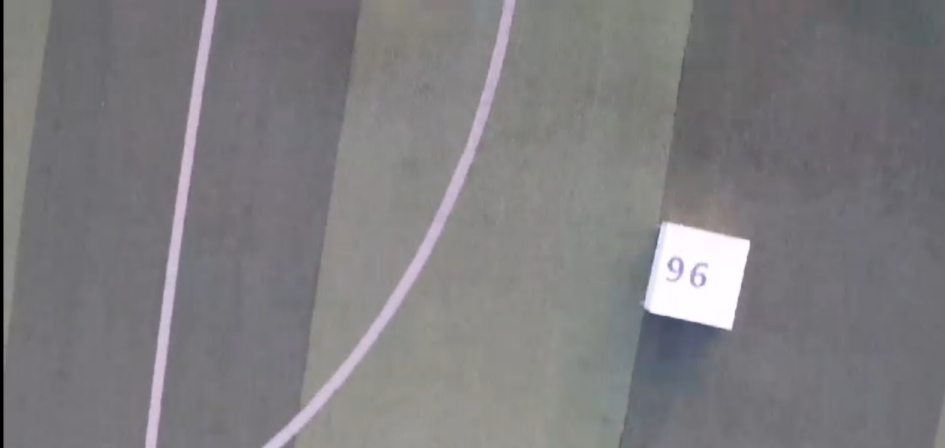
#> input picture Recognition/1.jpg, 1890 x 896 px (shown at 1/2 size)
$ python -i recognition.py   (imports and definitions only)   (older library calls are emulated)
#> lines starting #> are read from the running program, lines starting #| are printed output that depends on the picture; after the words box and inside, x2 and y2 are one past the last pixel; in counts of white or black regions, pixels touching at a corner belong together; long printed decimals are rounded
#> further down, picture is the input picture: shape (896, 1890, 3); mean B, G, R 127, 124.5, 126.1
# -*- coding: utf-8 -*-
import numpy as np
import cv2
from PIL import Image
import math
import prediction
import queue
import time
min_area = 1000
max_area = 10000

def deleteArea(img):
    h = np.size(img, 0)
    w = np.size(img, 1)
    v = np.zeros([h, w])
    thre = 255 * h
    if np.sum(img[:, 0]) == thre:
        q = queue.Queue()
        a = [0, 0]
        v[0, 0] = 1
        q.put(a)
        while not q.empty():
            a = q.get()
            y0 = a[0]
            x0 = a[1]
            img[y0, x0] = 0
            x1 = x2 = y1 = y2 = -1
            if a[0] + 1 < h:
                y1 = a[0] + 1
            if a[0] - 1 >= 0:
                y2 = a[0] - 1
            if a[1] + 1 < w:
                x1 = a[1] + 1
            if a[1] - 1 >= 0:
                x2 = a[1] - 1
            if x1 >= 0:
                if v[y0][x1] == 0 and img[y0][x1] == 255:
                    b = [y0, x1]
                    q.put(b)
                    v[y0][x1] = 1
            if x2 >= 0:
                if v[y0][x2] == 0 and img[y0][x2] == 255:
                    b = [y0, x2]
                    q.put(b)
                    v[y0][x2] = 1
            if y1 >= 0:
                if v[y1][x0] == 0 and img[y1][x0] == 255:
                    b = [y1, x0]
                    q.put(b)
                    v[y1][x0] = 1
            if y2 >= 0:
                if v[y2][x0] == 0 and img[y2][x0] == 255:
                    b = [y2, x0]
                    q.put(b)
                    v[y2][x0] = 1
    if np.sum(img[:, w - 1]) == thre:
        q = queue.Queue()
        a = [0, w - 1]
        v[0, 0] = 1
        q.put(a)
        while not q.empty():
            a = q.get()
            y0 = a[0]
            x0 = a[1]
            img[y0, x0] = 0
            x1 = x2 = y1 = y2 = -1
            if a[0] + 1 < h:
                y1 = a[0] + 1
            if a[0] - 1 >= 0:
                y2 = a[0] - 1
            if a[1] + 1 < w:
                x1 = a[1] + 1
            if a[1] - 1 >= 0:
                x2 = a[1] - 1
            if x1 >= 0:
                if v[y0][x1] == 0 and img[y0][x1] == 255:
                    b = [y0, x1]
                    q.put(b)
                    v[y0][x1] = 1
            if x2 >= 0:
                if v[y0][x2] == 0 and img[y0][x2] == 255:
                    b = [y0, x2]
                    q.put(b)
                    v[y0][x2] = 1
            if y1 >= 0:
                if v[y1][x0] == 0 and img[y1][x0] == 255:
                    b = [y1, x0]
                    q.put(b)
                    v[y1][x0] = 1
            if y2 >= 0:
                if v[y2][x0] == 0 and img[y2][x0] == 255:
                    b = [y2, x0]
                    q.put(b)
                    v[y2][x0] = 1
    return img


def getRo(box):
    ro = np.array([box[0][1], box[1][1], box[2][1], box[3][1]])
    flag_1 = False
    for i in range(1, 4):
        for j in range(0, i):
            if box[i][0] > box[j][0]:
                temp = ro[i]
                ro[i] = ro[j]
                ro[j] = temp
            elif box[i][0] == box[j][0]:
                if not flag_1:
                    flag_1 = True
                else:
                    return 2
    print(ro)
    if ro[3] >= ro[2]:
        return 0 # right
    elif ro[3] < ro[2]:
        return 1  # left

def getNum(img):
    h = np.size(img, 0)
    w = np.size(img, 1)
    flag = 0
    flag_1 = False # check the first number
    flag_2 = False # check the second number
    for i in range(w):
        if flag_2:
            print("flag is ", flag)
            if flag < 4:
                img_1 = img[:, flag: i]
            else:
                img_1 = img[:, flag - 2: i]
            img_2 = img[:, i: w]
            return img_1, img_2
        if np.sum(img[:, i]) == 0:
            if flag_1:
                flag_2 = True
        if np.sum(img[:, i]) != 0:
            if not flag_1:
                flag = i
            flag_1 = True
    return img


def convertBW(img):
    h = np.size(img, 0)
    w = np.size(img, 1)
    for i in range(h):
        for j in range(w):
            if img[i][j] == 0:
                img[i][j] = 255
            else:
                img[i][j] = 0
    return img
'''旋转图像并剪裁'''
def rotate(
        img,  # 图片
        pt1, pt2, pt3, pt4
):

    withRect = math.sqrt((pt4[0] - pt1[0]) ** 2 + (pt4[1] - pt1[1]) ** 2)  # 矩形框的宽度
    heightRect = math.sqrt((pt1[0] - pt2[0]) ** 2 + (pt1[1] - pt2[1]) **2)

    angle = math.acos((pt4[0] - pt1[0]) / withRect) * (180 / math.pi)  # 矩形框旋转角度

    if pt4[1]<=pt1[1]:
        angle = -angle
    print('angle is  ', angle)
    height = img.shape[0]  # 原始图像高度
    width = img.shape[1]   # 原始图像宽度
    rotateMat = cv2.getRotationMatrix2D((width / 2, height / 2), angle, 1)  # 按angle角度旋转图像
    widthNew = int(width * math.fabs(math.sin(math.radians(angle))) + height * math.fabs(math.cos(math.radians(angle))))
    heightNew = int(height * math.fabs(math.sin(math.radians(angle))) + width * math.fabs(math.cos(math.radians(angle))))

    rotateMat[0, 2] += (widthNew - width) / 2
    rotateMat[1, 2] += (heightNew - height) / 2
    imgRotation = cv2.warpAffine(img, rotateMat, (widthNew, heightNew), borderValue=(255, 255, 255))

    # 旋转后图像的四点坐标
    [[pt1[0]], [pt1[1]]] = np.dot(rotateMat, np.array([[pt1[0]], [pt1[1]], [1]]))
    [[pt3[0]], [pt3[1]]] = np.dot(rotateMat, np.array([[pt3[0]], [pt3[1]], [1]]))
    [[pt2[0]], [pt2[1]]] = np.dot(rotateMat, np.array([[pt2[0]], [pt2[1]], [1]]))
    [[pt4[0]], [pt4[1]]] = np.dot(rotateMat, np.array([[pt4[0]], [pt4[1]], [1]]))

    # 处理反转的情况
    if pt2[1]>pt4[1]:
        pt2[1],pt4[1]=pt4[1],pt2[1]
    if pt1[0]>pt3[0]:
        pt1[0],pt3[0]=pt3[0],pt1[0]

    imgOut = imgRotation[int(pt2[1]):int(pt4[1]), int(pt1[0]):int(pt3[0])]
    image = Image.fromarray(np.uint8(imgOut))

    return image  # rotated image


def drawRect(img,pt1,pt2,pt3,pt4,color,lineWidth):
    cv2.line(img, pt1, pt2, color, lineWidth)
    cv2.line(img, pt2, pt3, color, lineWidth)
    cv2.line(img, pt3, pt4, color, lineWidth)
    cv2.line(img, pt1, pt4, color, lineWidth)

def pointLimit(point):
    if point[0] < 0:
        point[0] = 0
    if point[1] < 0:
        point[1] = 0


def imreadex(filename):
    return cv2.imdecode(np.fromfile(filename, dtype=np.uint8), cv2.IMREAD_COLOR)

def getResult(img):
    img_h, img_w = img.shape[:2]
#> img_h = 896; img_w = 1890
    gray = cv2.cvtColor(img, cv2.COLOR_BGR2GRAY)
    gradX = cv2.Sobel(gray, ddepth=cv2.CV_32F, dx=1, dy=0, ksize=-1)
    gradY = cv2.Sobel(gray, ddepth=cv2.CV_32F, dx=0, dy=1, ksize=-1)
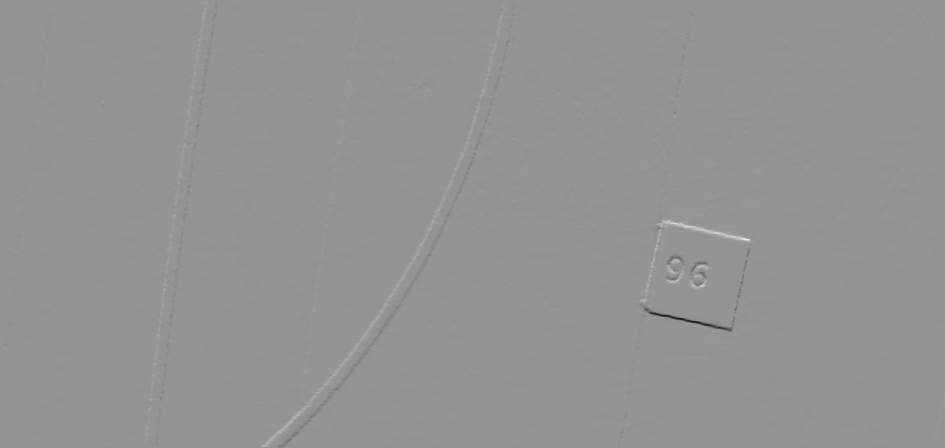
#> gradY: shape (896, 1890) float32 (shown at 1/2 size); min -1479, max 1065, mean 0.5; drawn with min black and max white
    gradient = cv2.subtract(gradX, gradY)
    gradient = cv2.convertScaleAbs(gradient)
    (_, thresh) = cv2.threshold(gradient, 220, 255, cv2.THRESH_BINARY)
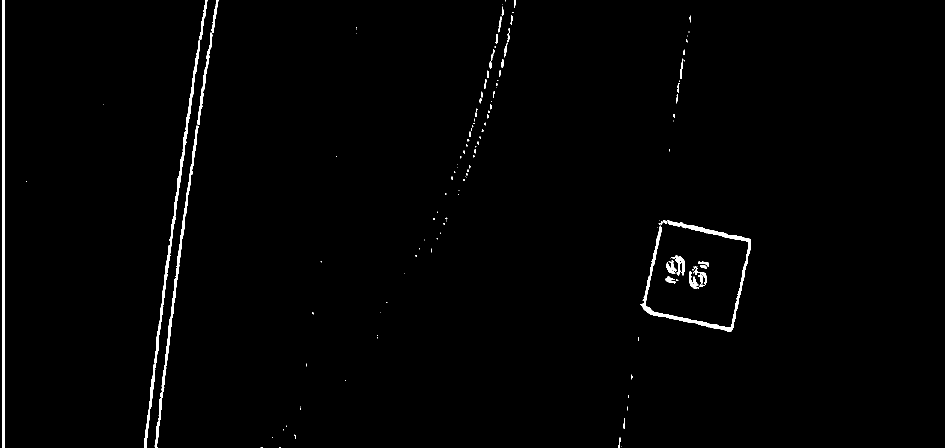
#> thresh: shape (896, 1890) (shown at 1/2 size); 1.1% white; 144 white regions (96 under 20 px), largest, box (x1, y1, x2, y2) and area: (1281, 440, 1502, 663) 4207, (289, 80, 400, 896) 3702, (5, 0, 9, 896) 3584
    kernel = cv2.getStructuringElement(cv2.MORPH_RECT, (21, 7))
    closed = cv2.morphologyEx(thresh, cv2.MORPH_CLOSE, kernel)
#> closed: shape (896, 1890); 2.6% white; 78 white regions (51 under 20 px), largest, box (x1, y1, x2, y2) and area: (289, 0, 437, 896) 23251, (0, 0, 9, 896) 8064, (1281, 440, 1502, 663) 4556
    closed = cv2.erode(closed, None, iterations=4)
#> closed: shape (896, 1890); 1.3% white; 10 white regions (2 under 20 px), largest, box (x1, y1, x2, y2) and area: (293, 0, 432, 896) 15102, (0, 0, 5, 896) 4480, (1337, 516, 1413, 573) 1726
    closed = cv2.dilate(closed, None, iterations=4)
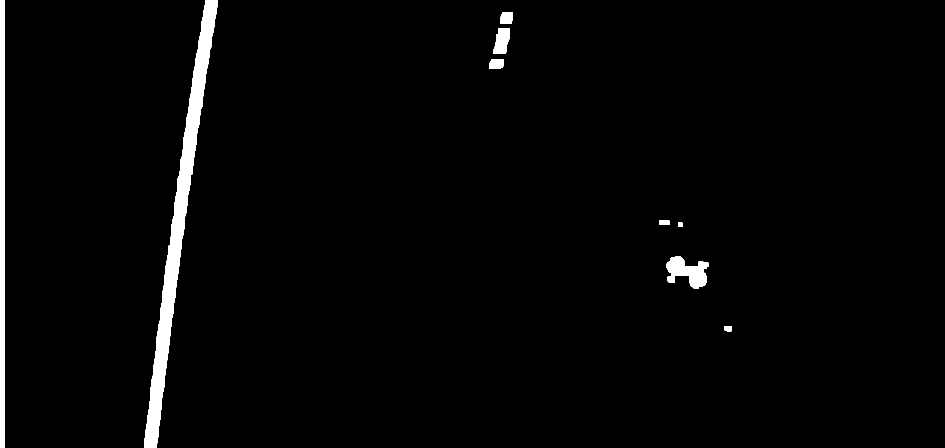
#> closed: shape (896, 1890) (shown at 1/2 size); 2.2% white; 10 white regions
    (imgs, cnts, _) = cv2.findContours(closed.copy(), cv2.RETR_EXTERNAL, cv2.CHAIN_APPROX_SIMPLE)
#> cnts = 10 contours; largest, box (x1, y1, x2, y2) and area: (289, 0, 436, 896) 22317, (0, 0, 9, 896) 7160, (1333, 512, 1417, 577) 2843, (986, 56, 1020, 108) 1230, (1000, 24, 1025, 48) 514
    areas = []
    for cnt in cnts:
        rect = cv2.minAreaRect(cnt)
        h, w = rect[1]
        if w < h:
            h, w = w, h
        ratio = w / h
        s = w * h
        print(s)
        if 0.5 < ratio < 2 and  min_area <= s <= max_area:
            areas.append(rect)
            global box
            box = cv2.boxPoints((rect[0], (rect[1][0]+5, rect[1][1]+5), rect[2]))
            box = np.int0(box)
            #oldimg = cv2.drawContours(img, [box], 0, (0, 0, 255), 2)
            oldimg = img
            print("box is ", box)
            corners = []
            corners.append(box[2])
            corners.append(box[3])
            corners.append(box[0])
            corners.append(box[1])
            corners = np.array(corners)
            print("ratio is  ", ratio)
            print("area is  ", s)
#> this loop made 10 passes
#> (rect, h, w, ratio, s, box, corners) on pass 3: (((1373.2, 544), (56.4, 85.9), -77.47), 56.4, 85.9, 1.52, 4845.2, [[1410, 583], [1322, 564], [1335, 504], [1424, 523]], [[1335, 504], [1424, 523], [1410, 583], [1322, 564]])
#> (cnt, rect, h, w, ratio, s) on passes 4, 10: ([[1356, 445], [1356, 453], [1364, 453], [1364, 445]], ((1360, 449), (8, 8), -90), 8, 8, 1, 64), ([[0, 0], [0, 895], [8, 895], [8, 0]], ((4, 447.5), (895, 8), -90), 8, 895, 111.9, 7160)
#| 130.0
#| 168.0
#| 4845.175
#| box is  [[1410  583]
#|  [1322  564]
#|  [1335  504]
#|  [1424  523]]
#| ratio is   1.523
#| area is   4845.175
#| 64.0
#> (further printed lines are left out)
#> after the loop, areas = [((1373.2, 544), (56.4, 85.9), -77.47)]
    flag = getRo(box)
#> in getRo, `ro = np.array([box[0][1], box[1][1], box[2][1], box[3][1]])`: ro = [583, 564, 504, 523]
#> after the loop in getRo, `for i in range(1, 4):`: flag_1 = False; ro = [523, 583, 504, 564]
#| [523 583 504 564]
#> flag = 0
    print(flag)
#| 0
    global imgRotation
    if flag == 0:
        imgRotation = rotate(img, box[2], box[1], box[0], box[3])
#> in rotate, `withRect = math.sqrt((pt4[0] - pt1[0]) ** 2 + (pt4[1] - pt1[1]) ** 2)`: withRect = 91.01
#> in rotate, `heightRect = math.sqrt((pt1[0] - pt2[0]) ** 2 + (pt1[1] - pt2[1]) **2)`: heightRect = 61.39
#> in rotate, `angle = math.acos((pt4[0] - pt1[0]) / withRect) * (180 / math.pi)`: angle = 12.05
#| angle is   12.051
#> in rotate, `rotateMat = cv2.getRotationMatrix2D((width / 2, height / 2), angle, 1)`: rotateMat = [[0.978, 0.209, -72.71], [-0.209, 0.978, 207.2]]
#> in rotate, `widthNew = int(width * math.fabs(math.sin(math.radians(angle))) + heig..`: widthNew = 1270
#> in rotate, `heightNew = int(height * math.fabs(math.sin(math.radians(angle))) + wi..`: heightNew = 2035
#> in rotate, `imgRotation = cv2.warpAffine(img, rotateMat, (widthNew, heightNew), bo..`:
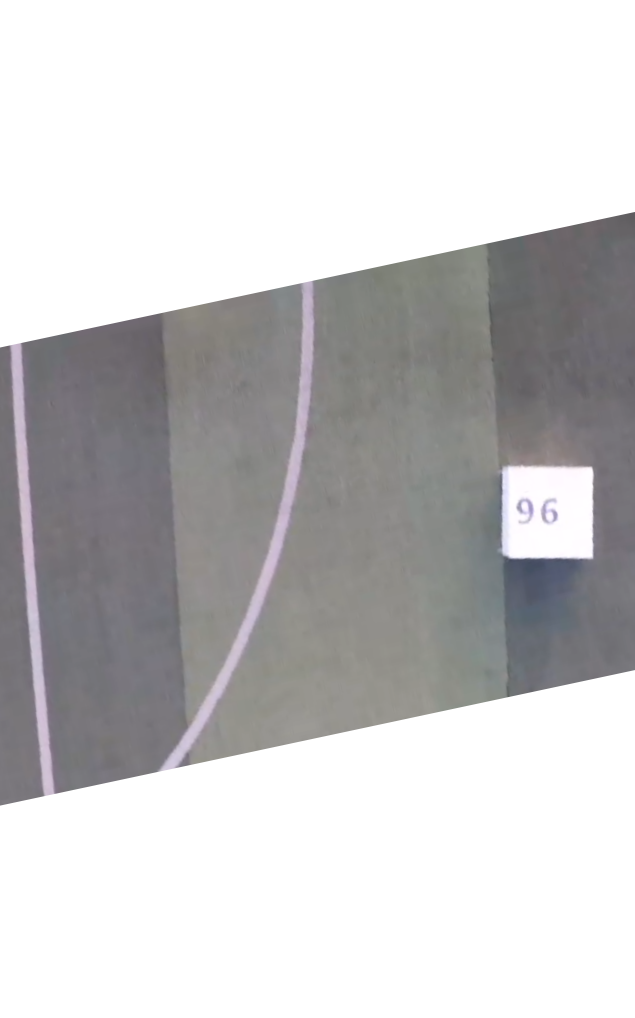
#> imgRotation: shape (2035, 1270, 3) (shown at 1/2 size); mean B, G, R 199.9, 199.1, 199.9
        imgRotation = np.array(imgRotation)
    if flag == 1:
        imgRotation = rotate(img, box[0], box[1], box[2], box[3])
        imgRotation = np.array(imgRotation)
    if flag == 2:
        imgRotation = np.array(img)
        print(box[2][1])
        imgRotation = imgRotation[box[2][1]: box[0][1], box[0][0]: box[3][0], :]
        #card_imgs = []
    # 矩形区域可能是倾斜的矩形，需要矫正，以便使用颜色定位
    '''for rect in areas:
        if rect[2] > -1 and rect[2] < 1:  # 创造角度，使得左、高、右、低拿到正确的值
            angle = 1
        else:
            angle = rect[2]
        rect = (rect[0], (rect[1][0] + 5, rect[1][1] + 5), angle)  # 扩大范围，避免车牌边缘被排除

        box = cv2.boxPoints(rect)
        heigth_point = right_point = [0, 0]
        left_point = low_point = [img_w, img_h]
        for point in box:
            if left_point[0] > point[0]:
                left_point = point
            if low_point[1] > point[1]:
                low_point = point
            if heigth_point[1] < point[1]:
                heigth_point = point
            if right_point[0] < point[0]:
                right_point = point

        if left_point[1] <= right_point[1]:  # 正角度
            new_right_point = [right_point[0], heigth_point[1]]
            pts2 = np.float32([left_point, heigth_point, new_right_point])  # 字符只是高度需要改变
            pts1 = np.float32([left_point, heigth_point, right_point])
            M = cv2.getAffineTransform(pts1, pts2)
            dst = cv2.warpAffine(oldimg, M, (img_w, img_h))
            point_limit(new_right_point)
            point_limit(heigth_point)
            point_limit(left_point)
            card_img = dst[int(left_point[1]):int(heigth_point[1]), int(left_point[0]):int(new_right_point[0])]
            card_imgs.append(card_img)
        # cv2.imshow("card", card_img)
        # cv2.waitKey(0)
        elif left_point[1] > right_point[1]:  # 负角度

            new_left_point = [left_point[0], heigth_point[1]]
            pts2 = np.float32([new_left_point, heigth_point, right_point])  # 字符只是高度需要改变
            pts1 = np.float32([left_point, heigth_point, right_point])
            M = cv2.getAffineTransform(pts1, pts2)
            dst = cv2.warpAffine(oldimg, M, (img_w, img_h))
            point_limit(right_point)
            point_limit(heigth_point)
            point_limit(new_left_point)
            card_img = dst[int(right_point[1]):int(heigth_point[1]), int(new_left_point[0]):int(right_point[0])]
            card_imgs.append(card_img)
    imgRotation = card_imgs[0]
        # cv2.imshow("card", card_img)
        # cv2.waitKey(0)
    w = imgRotation.shape[1]
    h = imgRotation.shape[1]
    img1 = imgRotation[:, 0:int(w/2)]
    img2 = imgRotation[:, int(w/2): w]
    img2 = Image.fromarray(img2)
    img1 = Image.fromarray(img1)
    plt.imshow(img1)
    pylab.show()
    plt.imshow(img2)
    pylab.show()'''
    img_gray = cv2.cvtColor(imgRotation, cv2.COLOR_BGR2GRAY)
    img_thre = img_gray
    cv2.threshold(img_gray, 220, 255, cv2.THRESH_BINARY_INV, img_thre)
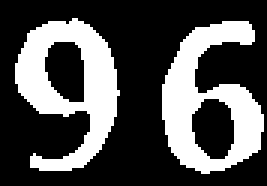
#> img_gray: shape (62, 89) (shown 3 times larger); 31.6% white; 2 white regions, box (x1, y1, x2, y2) and area: (5, 6, 40, 57) 875, (54, 7, 88, 58) 870
    #img_thre = cv2.adaptiveThreshold(img_gray, 255, cv2.ADAPTIVE_THRESH_GAUSSIAN_C, cv2.THRESH_BINARY_INV, 15, 2)
    '''T = mahotas.thresholding.otsu(img_gray)
    img_thre[img_thre > T] = 255
    img_thre[img_thre < T] = 0
    img_thre = cv2.bitwise_not(img_thre)'''
    new_img = deleteArea(img_thre)
#> in deleteArea, `h = np.size(img, 0)`: h = 62
#> in deleteArea, `w = np.size(img, 1)`: w = 89
#> in deleteArea, `thre = 255 * h`: thre = 15810
    img1, img2 = getNum(new_img)
#> in getNum, `h = np.size(img, 0)`: h = 62
#> in getNum, `w = np.size(img, 1)`: w = 89
#> img1: shape (62, 38); 37.1% white; 1 white region, box (x1, y1, x2, y2) and area: (2, 6, 37, 57) 875
#> img2: shape (62, 48); 29.2% white; 1 white region, box (x1, y1, x2, y2) and area: (13, 7, 47, 58) 870
    img1 = Image.fromarray(np.uint8(img1))
    img1 = img1.resize((28, 28), Image.BILINEAR)
#> img1: PIL image 28x28 L
    img1 = np.array(img1)

    img2 = Image.fromarray(np.uint8(img2))
    img2 = img2.resize((28, 28), Image.BILINEAR)
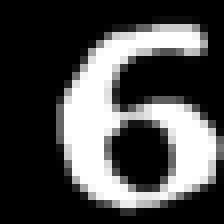
#> img2: PIL image 28x28 L (shown 8 times larger); min 0, max 255, mean 74.6
    img2 = np.array(img2)
    img1 = convertBW(img1)
#> in convertBW, `h = np.size(img, 0)`: h = 28
#> after the loop in convertBW, `for i in range(h):`: img: shape (28, 28); 48.1% white; 2 white regions, box (x1, y1, x2, y2) and area: (0, 0, 28, 28) 329, (9, 7, 18, 15) 48
    img2 = convertBW(img2)
#> after the loop in convertBW (call 2), `for i in range(h):`: img: shape (28, 28); 56% white; 1 black region, box (x1, y1, x2, y2) and area: (7, 2, 28, 27) 345
    img1 = cv2.GaussianBlur(img1, (3, 3), 0)
#> img1: shape (28, 28)
    img2 = cv2.GaussianBlur(img2, (3, 3), 0)
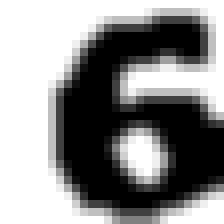
#> img2: shape (28, 28) (shown 8 times larger); min 0, max 255, mean 142.2
    img = [img1, img2]
#> (the run stopped early here; a loop or call above may not have finished)
